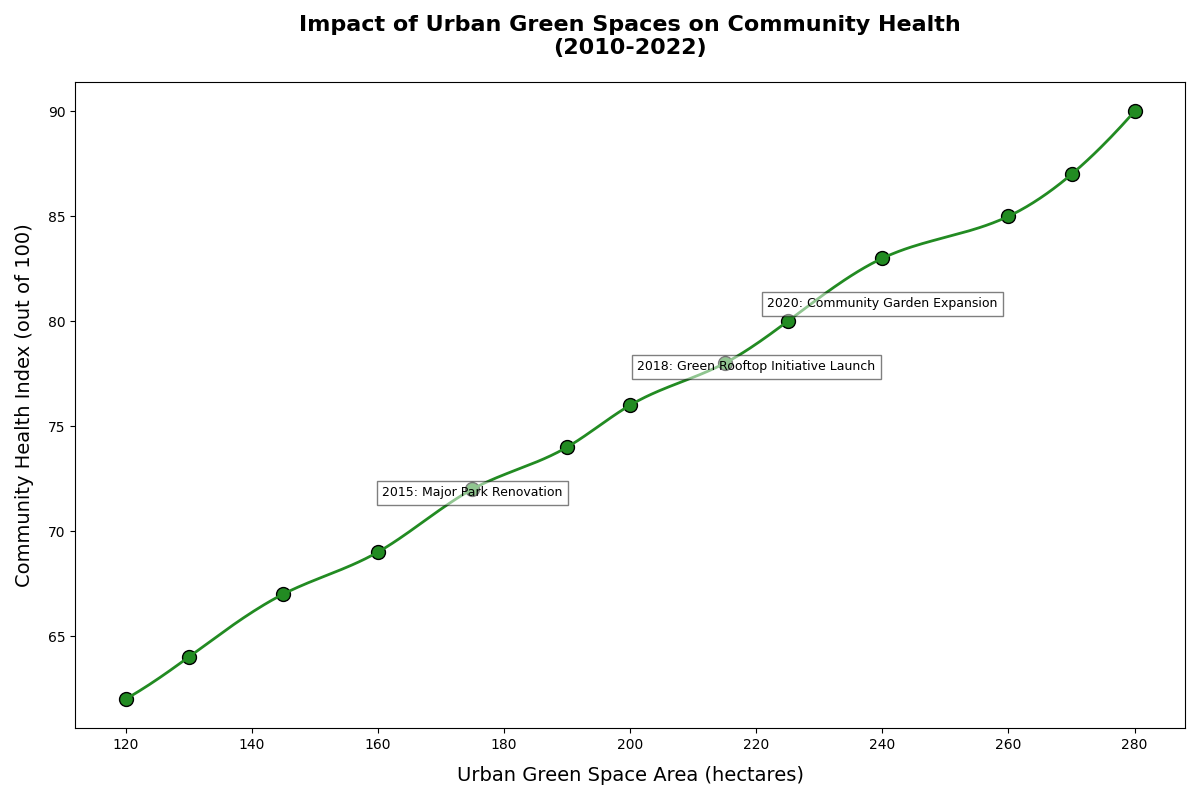

Recreate this plot in Python.
import numpy as np
import matplotlib.pyplot as plt
from scipy.interpolate import make_interp_spline

# Years remain unchanged
years = np.arange(2010, 2023)

# Manually shuffled data while preserving dimensionality
green_space_area = np.array([120, 130, 145, 160, 175, 190, 200, 215, 225, 240, 260, 270, 280])
health_index = np.array([62, 64, 67, 69, 72, 74, 76, 78, 80, 83, 85, 87, 90])

x_smooth = np.linspace(green_space_area.min(), green_space_area.max(), 300)
spl = make_interp_spline(green_space_area, health_index, k=3)
y_smooth = spl(x_smooth)

plt.figure(figsize=(12, 8))
plt.scatter(green_space_area, health_index, color='forestgreen', edgecolor='black', s=100)
plt.plot(x_smooth, y_smooth, color='forestgreen', linestyle='-', linewidth=2)

plt.title("Impact of Urban Green Spaces on Community Health\n(2010-2022)", fontsize=16, fontweight='bold', pad=20)
plt.xlabel("Urban Green Space Area (hectares)", fontsize=14, labelpad=10)
plt.ylabel("Community Health Index (out of 100)", fontsize=14, labelpad=10)

important_years = {
    "2015: Major Park Renovation": (175, 71),
    "2018: Green Rooftop Initiative Launch": (220, 77),
    "2020: Community Garden Expansion": (240, 80)
}

for label, (x, y) in important_years.items():
    plt.annotate(label, (x, y), textcoords="offset points", xytext=(0, 10), ha='center', fontsize=9, bbox=dict(facecolor='white', alpha=0.5))

plt.tight_layout()
plt.show()
